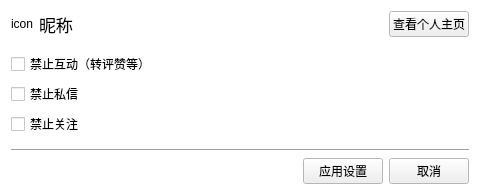
<?xml version="1.0" encoding="UTF-8"?>
<ui version="4.0">
 <class>Form</class>
 <widget class="QWidget" name="Form">
  <property name="geometry">
   <rect>
    <x>0</x>
    <y>0</y>
    <width>480</width>
    <height>195</height>
   </rect>
  </property>
  <property name="palette">
   <palette>
    <active>
     <colorrole role="Base">
      <brush brushstyle="SolidPattern">
       <color alpha="255">
        <red>255</red>
        <green>255</green>
        <blue>255</blue>
       </color>
      </brush>
     </colorrole>
     <colorrole role="Window">
      <brush brushstyle="SolidPattern">
       <color alpha="255">
        <red>255</red>
        <green>255</green>
        <blue>255</blue>
       </color>
      </brush>
     </colorrole>
    </active>
    <inactive>
     <colorrole role="Base">
      <brush brushstyle="SolidPattern">
       <color alpha="255">
        <red>255</red>
        <green>255</green>
        <blue>255</blue>
       </color>
      </brush>
     </colorrole>
     <colorrole role="Window">
      <brush brushstyle="SolidPattern">
       <color alpha="255">
        <red>255</red>
        <green>255</green>
        <blue>255</blue>
       </color>
      </brush>
     </colorrole>
    </inactive>
    <disabled>
     <colorrole role="Base">
      <brush brushstyle="SolidPattern">
       <color alpha="255">
        <red>255</red>
        <green>255</green>
        <blue>255</blue>
       </color>
      </brush>
     </colorrole>
     <colorrole role="Window">
      <brush brushstyle="SolidPattern">
       <color alpha="255">
        <red>255</red>
        <green>255</green>
        <blue>255</blue>
       </color>
      </brush>
     </colorrole>
    </disabled>
   </palette>
  </property>
  <property name="windowTitle">
   <string>拉黑用户</string>
  </property>
  <property name="styleSheet">
   <string notr="true">QWidget{font-family: &quot;微软雅黑&quot;;}
</string>
  </property>
  <layout class="QGridLayout" name="gridLayout_2">
   <item row="1" column="0">
    <layout class="QGridLayout" name="gridLayout">
     <item row="1" column="0">
      <widget class="QCheckBox" name="checkBox_3">
       <property name="text">
        <string>禁止私信</string>
       </property>
      </widget>
     </item>
     <item row="0" column="0">
      <widget class="QCheckBox" name="checkBox">
       <property name="text">
        <string>禁止互动（转评赞等）</string>
       </property>
      </widget>
     </item>
     <item row="2" column="0">
      <widget class="QCheckBox" name="checkBox_2">
       <property name="text">
        <string>禁止关注</string>
       </property>
      </widget>
     </item>
    </layout>
   </item>
   <item row="0" column="0">
    <layout class="QHBoxLayout" name="horizontalLayout" stretch="0,1,0">
     <property name="bottomMargin">
      <number>9</number>
     </property>
     <item>
      <widget class="QLabel" name="label">
       <property name="text">
        <string>icon</string>
       </property>
       <property name="alignment">
        <set>Qt::AlignCenter</set>
       </property>
      </widget>
     </item>
     <item>
      <widget class="QLabel" name="label_2">
       <property name="font">
        <font>
         <family>微软雅黑</family>
         <pointsize>13</pointsize>
        </font>
       </property>
       <property name="text">
        <string>昵称</string>
       </property>
       <property name="alignment">
        <set>Qt::AlignLeading|Qt::AlignLeft|Qt::AlignVCenter</set>
       </property>
      </widget>
     </item>
     <item>
      <widget class="QPushButton" name="pushButton_3">
       <property name="text">
        <string>查看个人主页</string>
       </property>
      </widget>
     </item>
    </layout>
   </item>
   <item row="3" column="0">
    <widget class="Line" name="line">
     <property name="orientation">
      <enum>Qt::Horizontal</enum>
     </property>
    </widget>
   </item>
   <item row="4" column="0">
    <layout class="QHBoxLayout" name="horizontalLayout_2">
     <item>
      <spacer name="horizontalSpacer">
       <property name="orientation">
        <enum>Qt::Horizontal</enum>
       </property>
       <property name="sizeHint" stdset="0">
        <size>
         <width>390</width>
         <height>20</height>
        </size>
       </property>
      </spacer>
     </item>
     <item>
      <widget class="QPushButton" name="pushButton">
       <property name="text">
        <string>应用设置</string>
       </property>
      </widget>
     </item>
     <item>
      <widget class="QPushButton" name="pushButton_2">
       <property name="text">
        <string>取消</string>
       </property>
      </widget>
     </item>
    </layout>
   </item>
   <item row="2" column="0">
    <spacer name="verticalSpacer">
     <property name="orientation">
      <enum>Qt::Vertical</enum>
     </property>
     <property name="sizeHint" stdset="0">
      <size>
       <width>248</width>
       <height>3</height>
      </size>
     </property>
    </spacer>
   </item>
  </layout>
 </widget>
 <resources/>
 <connections/>
</ui>
